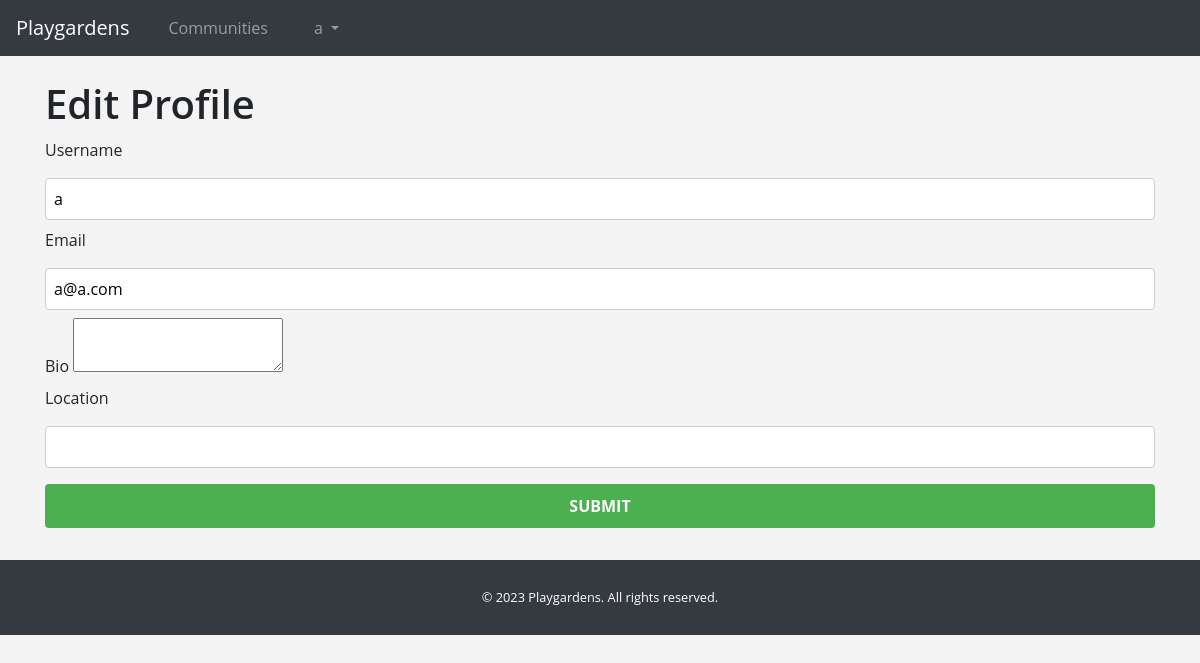
Screenshot of /edit_profile (signed in) with the database file from the repository.
### models.py (models this page shows, shortened)
class User(db.Model):
    id = db.Column(db.Integer, primary_key=True)
    username = db.Column(db.String(80), unique=True, nullable=False)
    email = db.Column(db.String(120), unique=True, nullable=False)
    password_hash = db.Column(db.String(128))
    bio = db.Column(db.Text(), nullable=True)
    location = db.Column(db.String(100), nullable=True)

### app.py (the view, shortened to what this page needs)
@app.route('/edit_profile', methods=['GET', 'POST'])
def edit_profile():
    if 'user_id' not in session:
        flash('You must be logged in to view this page.', 'danger')
        return redirect(url_for('login'))
    user = User.query.get_or_404(session['user_id'])
    form = EditProfileForm(obj=user)
    return render_template('edit_profile.html', form=form)

### forms.py
class EditProfileForm(FlaskForm):
    username = StringField('Username', validators=[DataRequired()])
    email = StringField('Email', validators=[DataRequired(), Email()])
    bio = TextAreaField('Bio', validators=[Length(min=0, max=140)])
    location = StringField('Location', validators=[Length(min=0, max=50)])
    submit = SubmitField('Submit')

### app.py (called while the page is built)
@app.before_request
def load_user():
    user_id = session.get('user_id')
    if user_id is not None:
        g.user = User.query.get(user_id)
    else:
        g.user = None

### templates/edit_profile.html (shortened to what this page needs)
{% extends "base.html" %}
{% block content %}
<div class="edit-profile-container">
    <h1>Edit Profile</h1>
    <form method="POST" action="{{ url_for('edit_profile') }}">
        <div>
            {{ form.username.label }} {{ form.username }}
        </div>
        <div>
            {{ form.email.label }} {{ form.email }}
        </div>
        <div>
            {{ form.bio.label }} {{ form.bio }}
        </div>
        <div>
            {{ form.location.label }} {{ form.location }}
        </div>
        <div>
            {{ form.submit() }}
        </div>
    </form>
</div>
{% endblock %}

### templates/base.html (shortened to what this page needs)
<!DOCTYPE html>
<html lang="en">
<head>
    <link rel="stylesheet" href="https://stackpath.bootstrapcdn.com/bootstrap/4.3.1/css/bootstrap.min.css">
    <link rel="stylesheet" href="{{ url_for('static', filename='css/style.css') }}">
</head>
<body>
    <nav class="navbar navbar-expand-lg navbar-dark bg-dark">
        <a class="navbar-brand" href="{{ url_for('home') }}">Playgardens</a>
        <div class="collapse navbar-collapse" id="navbarNav">
            <ul class="navbar-nav">
                <li class="nav-item">
                    <a class="nav-link" href="{{ url_for('communities') }}">Communities</a>
                </li>
                {% if session.user_id %}
                <li class="nav-item dropdown">
                  <a class="nav-link dropdown-toggle" href="#" id="navbarDropdown" role="button" data-toggle="dropdown">
                    {{ g.user.username if g.user else 'Profile' }}
                  </a>
                </li>
              {% endif %}
            </ul>
        </div>
    </nav>
    <div class="container mt-4">
        {% block content %}
        {% endblock %}
    </div>
    <footer class="footer bg-dark text-white mt-4">
        <div class="container text-center">
            <p class="my-2">© 2023 Playgardens. All rights reserved.</p>
        </div>
    </footer>
</body>
</html>

### static/css/style.css (style rules this page uses)
body { font-family: Arial, sans-serif; margin: 0; padding: 0; background-color: #f4f4f4; }
nav ul { list-style: none; padding: 0; }
nav ul li { display: inline; margin: 0 10px; }
nav ul li a { color: white; text-decoration: none; }
footer { text-align: center; padding: 20px 0; background-color: #333; color: white; }
form { margin-top: 10px; }
nav ul { display: flex; justify-content: center; padding: 0; }
nav ul li { margin: 0 15px; }
nav ul li a { color: white; text-decoration: none; transition: color 0.3s; }
input[type="text"], input[type="email"], input[type="password"] { width: 100%; padding: 8px; margin: 8px 0; display: inline-block; border: 1px solid #ccc; border-radius: 4px; box-sizing: border-box; }
input[type="submit"] { width: 100%; background-color: #4CAF50; color: white; padding: 14px 20px; margin: 8px 0; border: none; border-radius: 4px; cursor: pointer; }
body { font-family: 'Open Sans', sans-serif; }
h1, h2, h3 { font-weight: 600; }
nav { position: sticky; top: 0; z-index: 10; background-color: #333; }
footer { background-color: #222; color: #ddd; padding: 20px; font-size: 0.8em; }
.btn-primary, .btn-success, input[type="submit"] { background-color: #4CAF50; color: white; padding: 10px 20px; border: none; border-radius: 4px; cursor: pointer; text-transform: uppercase; font-weight: bold; transition: background-color 0.3s ease; }

### rows the page displays
User: user "a", username "a", email "a@a.com"
